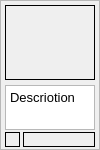
     <widget class="QFrame" name="frame_9">
      <property name="geometry">
       <rect>
        <x>670</x>
        <y>10</y>
        <width>100</width>
        <height>150</height>
       </rect>
      </property>
      <property name="sizePolicy">
       <sizepolicy hsizetype="Fixed" vsizetype="Fixed">
        <horstretch>0</horstretch>
        <verstretch>0</verstretch>
       </sizepolicy>
      </property>
      <property name="frameShape">
       <enum>QFrame::StyledPanel</enum>
      </property>
      <property name="frameShadow">
       <enum>QFrame::Raised</enum>
      </property>
      <widget class="QLabel" name="label_35">
       <property name="geometry">
        <rect>
         <x>5</x>
         <y>5</y>
         <width>90</width>
         <height>75</height>
        </rect>
       </property>
       <property name="sizePolicy">
        <sizepolicy hsizetype="Fixed" vsizetype="Fixed">
         <horstretch>0</horstretch>
         <verstretch>0</verstretch>
        </sizepolicy>
       </property>
       <property name="frameShape">
        <enum>QFrame::Box</enum>
       </property>
       <property name="lineWidth">
        <number>1</number>
       </property>
       <property name="midLineWidth">
        <number>0</number>
       </property>
       <property name="text">
        <string/>
       </property>
      </widget>
      <widget class="QPlainTextEdit" name="plainTextEdit_7">
       <property name="geometry">
        <rect>
         <x>5</x>
         <y>85</y>
         <width>90</width>
         <height>45</height>
        </rect>
       </property>
       <property name="sizePolicy">
        <sizepolicy hsizetype="Fixed" vsizetype="Fixed">
         <horstretch>0</horstretch>
         <verstretch>0</verstretch>
        </sizepolicy>
       </property>
       <property name="font">
        <font>
         <pointsize>10</pointsize>
        </font>
       </property>
       <property name="verticalScrollBarPolicy">
        <enum>Qt::ScrollBarAlwaysOff</enum>
       </property>
       <property name="readOnly">
        <bool>true</bool>
       </property>
       <property name="plainText">
        <string>Descriotion</string>
       </property>
      </widget>
      <widget class="QLabel" name="label_36">
       <property name="geometry">
        <rect>
         <x>5</x>
         <y>132</y>
         <width>15</width>
         <height>15</height>
        </rect>
       </property>
       <property name="sizePolicy">
        <sizepolicy hsizetype="Fixed" vsizetype="Fixed">
         <horstretch>0</horstretch>
         <verstretch>0</verstretch>
        </sizepolicy>
       </property>
       <property name="frameShape">
        <enum>QFrame::Box</enum>
       </property>
       <property name="text">
        <string/>
       </property>
      </widget>
      <widget class="QLabel" name="label_37">
       <property name="geometry">
        <rect>
         <x>23</x>
         <y>132</y>
         <width>72</width>
         <height>15</height>
        </rect>
       </property>
       <property name="frameShape">
        <enum>QFrame::Box</enum>
       </property>
       <property name="text">
        <string/>
       </property>
      </widget>
     </widget>
